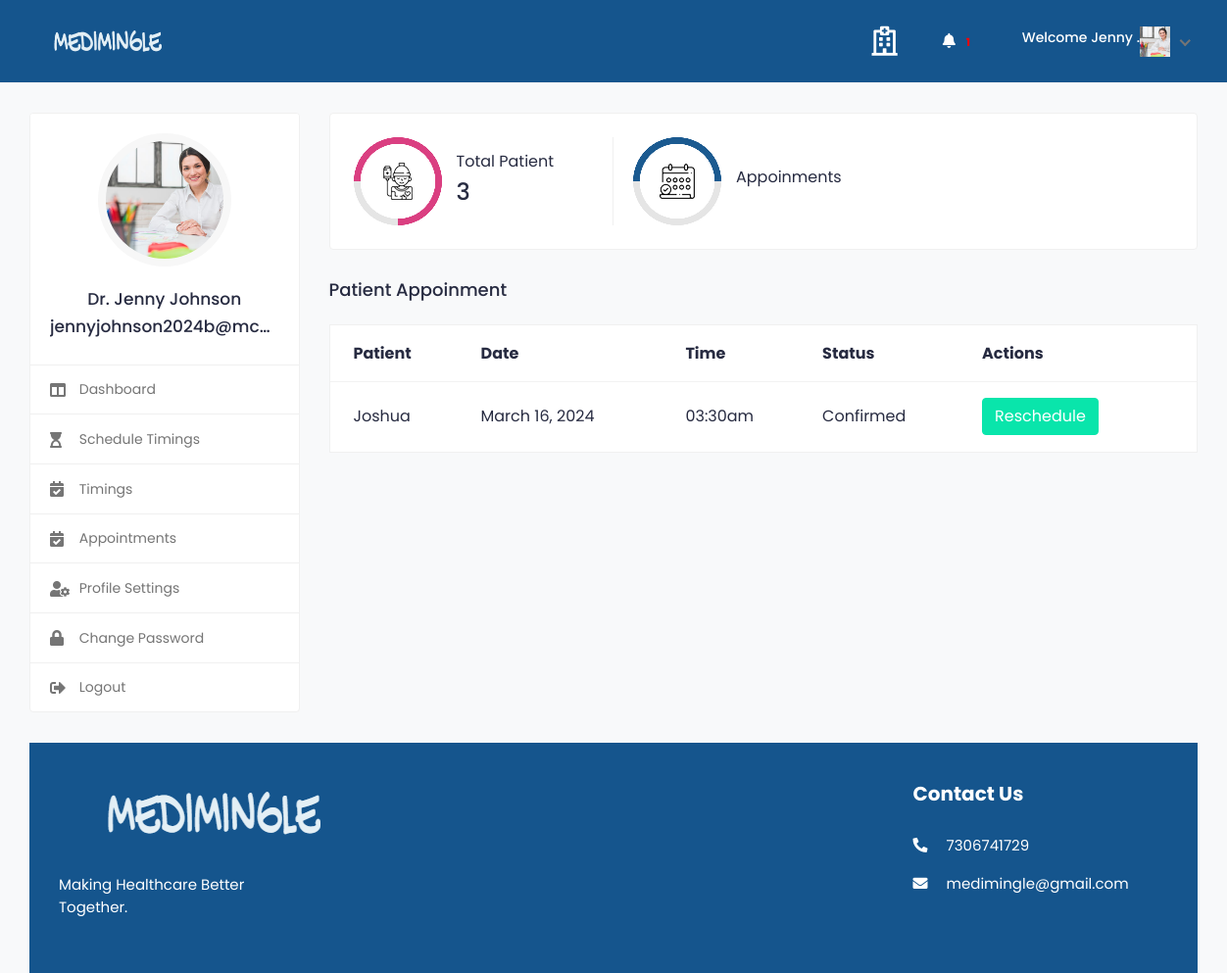
The page /doctor_dashboard/ (signed in) on the database as committed earlier.
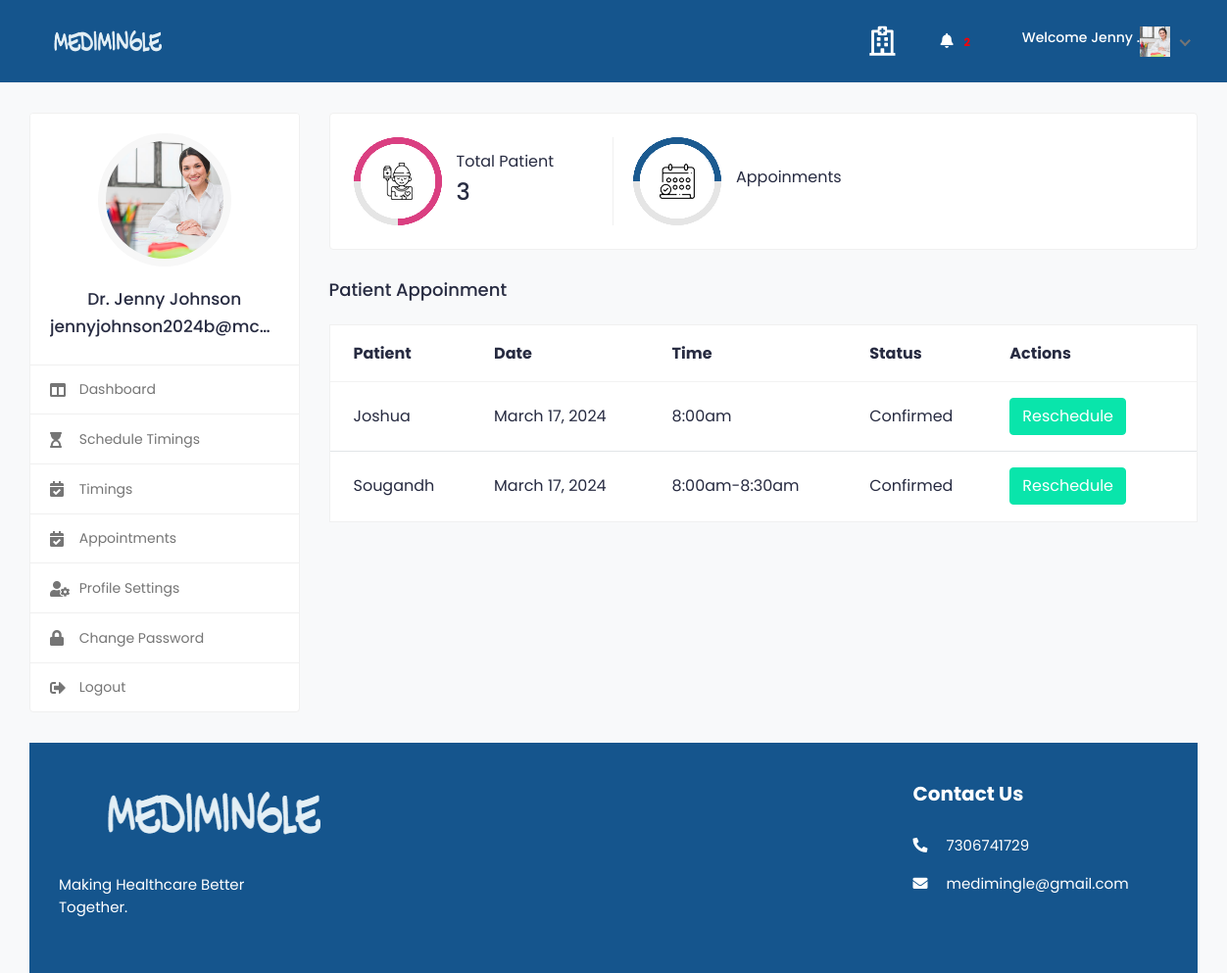
The same page on the database as committed later.
### medi/models.py (models this page shows, shortened)
class Appointment(models.Model):
    doctor = models.ForeignKey(Doctor, on_delete=models.CASCADE)
    patient = models.ForeignKey(Patient, on_delete=models.CASCADE)
    appointment_datetime = models.DateField(null=True)
    appointment_time = models.CharField(max_length=20,null=True)
    is_confirmed = models.BooleanField(default=False)

class Patient(models.Model):
    user = models.OneToOneField(tbl_user, on_delete=models.CASCADE)
    profile_image = models.ImageField(upload_to='doctor/',default='patient8.jpg')
    city  = models.CharField(max_length=100, null=True,blank=True)
    state  = models.CharField(max_length=100, null=True)
    country  = models.CharField(max_length=100, null=True)
    gender  = models.CharField(max_length=50, null=True)
    blood_group  = models.CharField(max_length=50, null=True)
    date_joined = models.DateTimeField(default=datetime.now, blank=True)
    date_of_birth = models.DateField(null=True)
    address=models.TextField(null=True)
    pin=models.CharField(max_length=6,null=True)
    def __str__(self):
        return self.user.first_name

class tbl_user(AbstractUser):
    email=models.EmailField(unique=True)
    phone_number=models.CharField(max_length=15, null=True)
    USER_TYPE_CHOICES = (
        ('patient', 'Patient'),('doctor', 'Doctor'),
    )
    user_type = models.CharField(
        max_length=10,
        choices=USER_TYPE_CHOICES,
        default='patient',
    )
    is_email_verified = models.BooleanField(default=False)
    email_verification_token = models.CharField(max_length=255, blank=True, null=True)
    status= models.BooleanField(default=False)

### medi/views.py (the view)
# urls.py: path('doctor_dashboard/',views.doctor_dashboard,name='doctor_dashboard'),
@never_cache
@login_required(login_url='signin')
def doctor_dashboard(request):
    current_user = request.user
    current_doctor = get_object_or_404(Doctor, user=current_user)
    specialization = DoctorSpecialization.objects.filter(doctor=current_doctor)
    doctor_appointments = Appointment.objects.filter(doctor=request.user.doctor)
    notifications = Notification.objects.filter(doctor=current_doctor)
    n_count=notifications.count()
    if request.method == 'POST':
        patient_id = request.POST['status']
        accepted_patient = MedicalHistory.objects.get(id=patient_id)
        accepted_patient.is_active = True
        accepted_patient.save()
        return redirect('doctor_dashboard')
    pat=tbl_user.objects.filter(user_type='patient').exclude(is_superuser=True)
    pat_count=pat.count()
    context={
        "pat":pat,
        "pat_count":pat_count,
        "doctor": current_doctor,
        'specialization':specialization,
        'appointments': doctor_appointments,
        'notifications': notifications,
        "n_count":n_count
    }
    return render(request,'doctor_dashboard.html',context)

### templates/doctor_dashboard.html (shortened to what the changed rows need)
{% load static %}
{% include "includes/doc_header.html" %}
						<div class="col-md-7 col-lg-8 col-xl-9">
							<div class="row">
								<div class="col-md-12">
							<div class="row">
								<div class="col-md-12">
									<div class="appointment-tab">
										<div class="tab-content">
											<div class="tab-pane show active" id="upcoming-appointments">
												<div class="card card-table mb-0">
													<div class="card-body">
														<div class="table-responsive">
															<table class="table table-hover table-center mb-0">
																<thead>
																	<tr>
																		<th>Patient</th>
																		<th>Date</th>
																		<th>Time</th>
																		<th>Status</th>
																		<th>Actions</th>
																	</tr>
																</thead>
																<tbody>
																	{% for appointment in appointments %}
																		<tr>
																			<td>{{ appointment.patient }}</td>
																			<td>{{ appointment.appointment_datetime}}</td>
																			<td>{{ appointment.appointment_time}}</td>
																			<td>
																				{% if appointment.is_confirmed %}
																				  Confirmed
																				{% else %}
																				  Pending
																				{% endif %}
																				<td>
																					{% if not appointment.is_confirmed %}
																						<form action="{% url 'confirm_appointment' appointment.id %}" method="post">
																							{% csrf_token %}
																							<button type="submit" class="btn btn-success" name="action" value="approve">Approve</button>
																							<button type="submit" class="btn btn-danger" name="action" value="reject">Reject</button>
																						</form>
																						{% else %}
																						<a href="{% url 'reschedule_appointment' appointment.id %}" class="btn btn-primary">Reschedule</a>
																					{% endif %}
																				</td>
																		</tr>
																	{% endfor %}
																</tbody>
															</table>
														</div>
													</div>
												</div>
											</div>
										</div>
									</div>
								</div>
							</div>
						</div>
					</div>
				</div>
			</div>
			<footer class="footer">
				<div class="footer-top">
					<div class="container-fluid">
						<div class="row">
							<div class="col-lg-3 col-md-6">
								<div class="footer-widget footer-contact">
									<h2 class="footer-title">Contact Us</h2>
								</div>
							</div>
						</div>
					</div>
				</div>
						</div>
					</div>
				</div>
	</body>
</html>

Rows that differ between the two databases and show on the page:
changed Appointment "Joshua": appointment_datetime "March 16, 2024" → "March 17, 2024"; appointment_time "03:30am" → "8:00am"
added Appointment: patient "Sougandh", appointment_datetime "March 17, 2024", appointment_time "8:00am-8:30am", is_confirmed "Confirmed"
